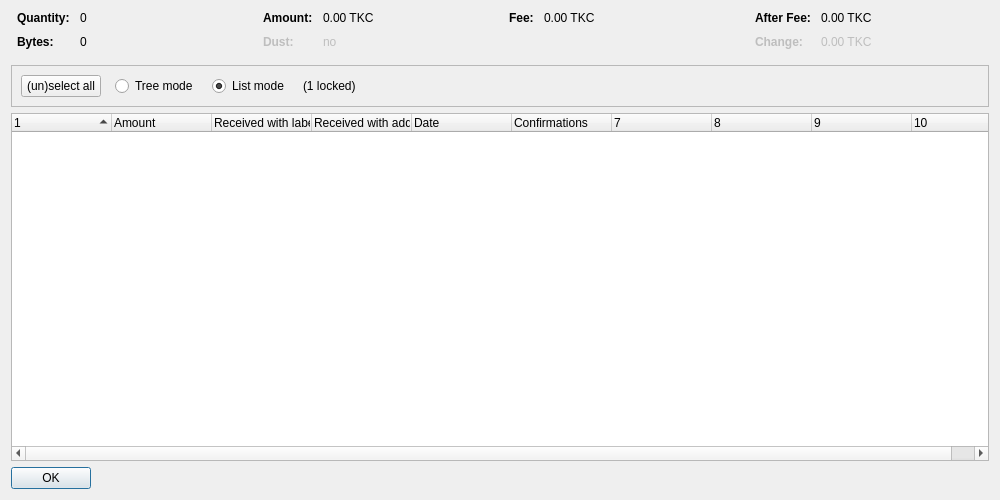
<?xml version="1.0" encoding="UTF-8"?>
<ui version="4.0">
 <class>CoinControlDialog</class>
 <widget class="QDialog" name="CoinControlDialog">
  <property name="geometry">
   <rect>
    <x>0</x>
    <y>0</y>
    <width>1000</width>
    <height>500</height>
   </rect>
  </property>
  <property name="windowTitle">
   <string>Coin Selection</string>
  </property>
  <layout class="QVBoxLayout" name="verticalLayout">
   <item>
    <layout class="QHBoxLayout" name="horizontalLayoutTop" stretch="0,0,0,0">
     <property name="topMargin">
      <number>0</number>
     </property>
     <property name="bottomMargin">
      <number>10</number>
     </property>
     <item>
      <layout class="QFormLayout" name="formLayoutCoinControl1">
       <property name="horizontalSpacing">
        <number>10</number>
       </property>
       <property name="verticalSpacing">
        <number>10</number>
       </property>
       <property name="leftMargin">
        <number>6</number>
       </property>
       <property name="rightMargin">
        <number>6</number>
       </property>
       <item row="0" column="0">
        <widget class="QLabel" name="labelCoinControlQuantityText">
         <property name="font">
          <font>
           <weight>75</weight>
           <bold>true</bold>
          </font>
         </property>
         <property name="text">
          <string>Quantity:</string>
         </property>
        </widget>
       </item>
       <item row="0" column="1">
        <widget class="QLabel" name="labelCoinControlQuantity">
         <property name="cursor">
          <cursorShape>IBeamCursor</cursorShape>
         </property>
         <property name="contextMenuPolicy">
          <enum>Qt::ActionsContextMenu</enum>
         </property>
         <property name="text">
          <string notr="true">0</string>
         </property>
         <property name="textInteractionFlags">
          <set>Qt::LinksAccessibleByMouse|Qt::TextSelectableByKeyboard|Qt::TextSelectableByMouse</set>
         </property>
        </widget>
       </item>
       <item row="1" column="0">
        <widget class="QLabel" name="labelCoinControlBytesText">
         <property name="font">
          <font>
           <weight>75</weight>
           <bold>true</bold>
          </font>
         </property>
         <property name="text">
          <string>Bytes:</string>
         </property>
        </widget>
       </item>
       <item row="1" column="1">
        <widget class="QLabel" name="labelCoinControlBytes">
         <property name="cursor">
          <cursorShape>IBeamCursor</cursorShape>
         </property>
         <property name="contextMenuPolicy">
          <enum>Qt::ActionsContextMenu</enum>
         </property>
         <property name="text">
          <string notr="true">0</string>
         </property>
         <property name="textInteractionFlags">
          <set>Qt::LinksAccessibleByMouse|Qt::TextSelectableByKeyboard|Qt::TextSelectableByMouse</set>
         </property>
        </widget>
       </item>
      </layout>
     </item>
     <item>
      <layout class="QFormLayout" name="formLayoutCoinControl2">
       <property name="horizontalSpacing">
        <number>10</number>
       </property>
       <property name="verticalSpacing">
        <number>10</number>
       </property>
       <property name="leftMargin">
        <number>6</number>
       </property>
       <property name="rightMargin">
        <number>6</number>
       </property>
       <item row="0" column="0">
        <widget class="QLabel" name="labelCoinControlAmountText">
         <property name="font">
          <font>
           <weight>75</weight>
           <bold>true</bold>
          </font>
         </property>
         <property name="text">
          <string>Amount:</string>
         </property>
        </widget>
       </item>
       <item row="0" column="1">
        <widget class="QLabel" name="labelCoinControlAmount">
         <property name="cursor">
          <cursorShape>IBeamCursor</cursorShape>
         </property>
         <property name="contextMenuPolicy">
          <enum>Qt::ActionsContextMenu</enum>
         </property>
         <property name="text">
          <string notr="true">0.00 TKC</string>
         </property>
         <property name="textInteractionFlags">
          <set>Qt::LinksAccessibleByMouse|Qt::TextSelectableByKeyboard|Qt::TextSelectableByMouse</set>
         </property>
        </widget>
       </item>
       <item row="1" column="0">
        <widget class="QLabel" name="labelCoinControlLowOutputText">
         <property name="enabled">
          <bool>false</bool>
         </property>
         <property name="font">
          <font>
           <weight>75</weight>
           <bold>true</bold>
          </font>
         </property>
         <property name="text">
          <string>Dust:</string>
         </property>
        </widget>
       </item>
       <item row="1" column="1">
        <widget class="QLabel" name="labelCoinControlLowOutput">
         <property name="enabled">
          <bool>false</bool>
         </property>
         <property name="cursor">
          <cursorShape>IBeamCursor</cursorShape>
         </property>
         <property name="contextMenuPolicy">
          <enum>Qt::ActionsContextMenu</enum>
         </property>
         <property name="text">
          <string notr="true">no</string>
         </property>
         <property name="textInteractionFlags">
          <set>Qt::LinksAccessibleByMouse|Qt::TextSelectableByKeyboard|Qt::TextSelectableByMouse</set>
         </property>
        </widget>
       </item>
      </layout>
     </item>
     <item>
      <layout class="QFormLayout" name="formLayoutCoinControl3">
       <property name="horizontalSpacing">
        <number>10</number>
       </property>
       <property name="verticalSpacing">
        <number>10</number>
       </property>
       <property name="leftMargin">
        <number>6</number>
       </property>
       <property name="rightMargin">
        <number>6</number>
       </property>
       <item row="0" column="0">
        <widget class="QLabel" name="labelCoinControlFeeText">
         <property name="font">
          <font>
           <weight>75</weight>
           <bold>true</bold>
          </font>
         </property>
         <property name="text">
          <string>Fee:</string>
         </property>
        </widget>
       </item>
       <item row="0" column="1">
        <widget class="QLabel" name="labelCoinControlFee">
         <property name="cursor">
          <cursorShape>IBeamCursor</cursorShape>
         </property>
         <property name="contextMenuPolicy">
          <enum>Qt::ActionsContextMenu</enum>
         </property>
         <property name="text">
          <string notr="true">0.00 TKC</string>
         </property>
         <property name="textInteractionFlags">
          <set>Qt::LinksAccessibleByMouse|Qt::TextSelectableByKeyboard|Qt::TextSelectableByMouse</set>
         </property>
        </widget>
       </item>
      </layout>
     </item>
     <item>
      <layout class="QFormLayout" name="formLayoutCoinControl4">
       <property name="horizontalSpacing">
        <number>10</number>
       </property>
       <property name="verticalSpacing">
        <number>10</number>
       </property>
       <property name="leftMargin">
        <number>6</number>
       </property>
       <property name="rightMargin">
        <number>6</number>
       </property>
       <item row="0" column="0">
        <widget class="QLabel" name="labelCoinControlAfterFeeText">
         <property name="font">
          <font>
           <weight>75</weight>
           <bold>true</bold>
          </font>
         </property>
         <property name="text">
          <string>After Fee:</string>
         </property>
        </widget>
       </item>
       <item row="0" column="1">
        <widget class="QLabel" name="labelCoinControlAfterFee">
         <property name="cursor">
          <cursorShape>IBeamCursor</cursorShape>
         </property>
         <property name="contextMenuPolicy">
          <enum>Qt::ActionsContextMenu</enum>
         </property>
         <property name="text">
          <string notr="true">0.00 TKC</string>
         </property>
         <property name="textInteractionFlags">
          <set>Qt::LinksAccessibleByMouse|Qt::TextSelectableByKeyboard|Qt::TextSelectableByMouse</set>
         </property>
        </widget>
       </item>
       <item row="1" column="0">
        <widget class="QLabel" name="labelCoinControlChangeText">
         <property name="enabled">
          <bool>false</bool>
         </property>
         <property name="font">
          <font>
           <weight>75</weight>
           <bold>true</bold>
          </font>
         </property>
         <property name="text">
          <string>Change:</string>
         </property>
        </widget>
       </item>
       <item row="1" column="1">
        <widget class="QLabel" name="labelCoinControlChange">
         <property name="enabled">
          <bool>false</bool>
         </property>
         <property name="cursor">
          <cursorShape>IBeamCursor</cursorShape>
         </property>
         <property name="contextMenuPolicy">
          <enum>Qt::ActionsContextMenu</enum>
         </property>
         <property name="text">
          <string notr="true">0.00 TKC</string>
         </property>
         <property name="textInteractionFlags">
          <set>Qt::LinksAccessibleByMouse|Qt::TextSelectableByKeyboard|Qt::TextSelectableByMouse</set>
         </property>
        </widget>
       </item>
      </layout>
     </item>
    </layout>
   </item>
   <item>
    <widget class="QFrame" name="frame">
     <property name="minimumSize">
      <size>
       <width>0</width>
       <height>40</height>
      </size>
     </property>
     <property name="frameShape">
      <enum>QFrame::StyledPanel</enum>
     </property>
     <property name="frameShadow">
      <enum>QFrame::Sunken</enum>
     </property>
     <layout class="QHBoxLayout" name="horizontalLayout">
      <item>
       <layout class="QHBoxLayout" name="horizontalLayoutPanel" stretch="0,0,0,0,0">
        <property name="spacing">
         <number>14</number>
        </property>
        <item>
         <widget class="QPushButton" name="pushButtonSelectAll">
          <property name="sizePolicy">
           <sizepolicy hsizetype="Maximum" vsizetype="Fixed">
            <horstretch>0</horstretch>
            <verstretch>0</verstretch>
           </sizepolicy>
          </property>
          <property name="text">
           <string>(un)select all</string>
          </property>
          <property name="autoDefault">
           <bool>false</bool>
          </property>
         </widget>
        </item>
        <item>
         <widget class="QRadioButton" name="radioTreeMode">
          <property name="sizePolicy">
           <sizepolicy hsizetype="Maximum" vsizetype="Fixed">
            <horstretch>0</horstretch>
            <verstretch>0</verstretch>
           </sizepolicy>
          </property>
          <property name="text">
           <string>Tree mode</string>
          </property>
         </widget>
        </item>
        <item>
         <widget class="QRadioButton" name="radioListMode">
          <property name="sizePolicy">
           <sizepolicy hsizetype="Maximum" vsizetype="Fixed">
            <horstretch>0</horstretch>
            <verstretch>0</verstretch>
           </sizepolicy>
          </property>
          <property name="text">
           <string>List mode</string>
          </property>
          <property name="checked">
           <bool>true</bool>
          </property>
         </widget>
        </item>
        <item>
         <widget class="QLabel" name="labelLocked">
          <property name="text">
           <string notr="true">(1 locked)</string>
          </property>
         </widget>
        </item>
        <item>
         <spacer name="horizontalSpacer">
          <property name="orientation">
           <enum>Qt::Horizontal</enum>
          </property>
          <property name="sizeHint" stdset="0">
           <size>
            <width>40</width>
            <height>20</height>
           </size>
          </property>
         </spacer>
        </item>
       </layout>
      </item>
     </layout>
    </widget>
   </item>
   <item>
    <widget class="CoinControlTreeWidget" name="treeWidget">
     <property name="contextMenuPolicy">
      <enum>Qt::CustomContextMenu</enum>
     </property>
     <property name="sortingEnabled">
      <bool>false</bool>
     </property>
     <property name="columnCount">
      <number>10</number>
     </property>
     <attribute name="headerShowSortIndicator" stdset="0">
      <bool>true</bool>
     </attribute>
     <attribute name="headerStretchLastSection">
      <bool>false</bool>
     </attribute>
     <column>
      <property name="text">
       <string/>
      </property>
     </column>
     <column>
      <property name="text">
       <string>Amount</string>
      </property>
     </column>
     <column>
      <property name="text">
       <string>Received with label</string>
      </property>
     </column>
     <column>
      <property name="text">
       <string>Received with address</string>
      </property>
     </column>
     <column>
      <property name="text">
       <string>Date</string>
      </property>
     </column>
     <column>
      <property name="text">
       <string>Confirmations</string>
      </property>
      <property name="toolTip">
       <string>Confirmed</string>
      </property>
     </column>
     <column>
      <property name="text">
       <string/>
      </property>
     </column>
     <column>
      <property name="text">
       <string/>
      </property>
     </column>
     <column>
      <property name="text">
       <string/>
      </property>
     </column>
     <column>
      <property name="text">
       <string/>
      </property>
     </column>
    </widget>
   </item>
   <item>
    <widget class="QDialogButtonBox" name="buttonBox">
     <property name="sizePolicy">
      <sizepolicy hsizetype="Maximum" vsizetype="Fixed">
       <horstretch>0</horstretch>
       <verstretch>0</verstretch>
      </sizepolicy>
     </property>
     <property name="orientation">
      <enum>Qt::Horizontal</enum>
     </property>
     <property name="standardButtons">
      <set>QDialogButtonBox::Ok</set>
     </property>
    </widget>
   </item>
  </layout>
 </widget>
 <customwidgets>
  <customwidget>
   <class>CoinControlTreeWidget</class>
   <extends>QTreeWidget</extends>
   <header>coincontroltreewidget.h</header>
  </customwidget>
 </customwidgets>
 <resources/>
 <connections/>
</ui>
